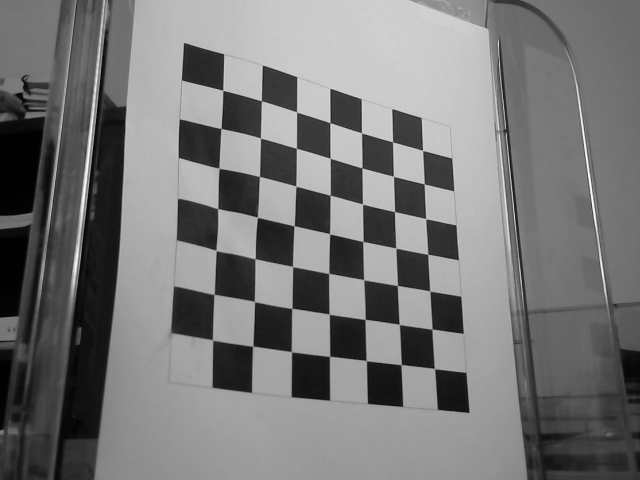
#> input picture TP calibrage/capture_mire_0.png, 640 x 480 px
$ jupyter execute tpcalibrage.ipynb
#> lines starting #> are read from the running program, lines starting #| are printed output that depends on the picture; after the words box and inside, x2 and y2 are one past the last pixel; in counts of white or black regions, pixels touching at a corner belong together; long printed decimals are rounded
[cell 1]
import numpy as np
import cv2
from matplotlib import pyplot as plt
from math import *

[cell 2]
frame = cv2.imread("capture_mire_0.png")
#> frame is the input picture: shape (480, 640, 3); min 1, max 251, mean 118.9

#plt.imshow(frame)
retval1, corners1 = cv2.findChessboardCorners(frame, (7,7))
#> retval1 = True; corners1 = 49 rows, first 8: [222.8, 90.36], [261.5, 100.9], [296.6, 112], [330.1, 122.7], [361.5, 132.9], [392.5, 141.9], [422.6, 150.5], [220.9, 128.5]

frame1 = cv2.imread("capture_mire_1.png")
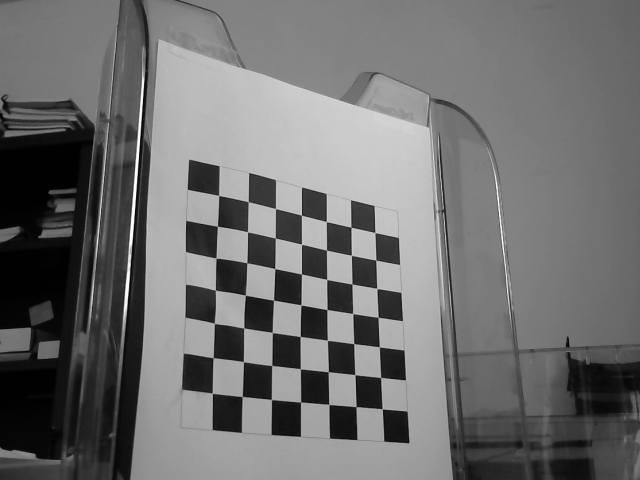
#> input picture TP calibrage/capture_mire_1.png, 640 x 480 px
#> frame1 is the input picture: shape (480, 640, 3); min 1, max 255, mean 110.7

#plt.imshow(frame1)
retval2, corners2 = cv2.findChessboardCorners(frame1, (7,7))
#> retval2 = True; corners2 = 49 rows, first 8: [218.7, 195.5], [248.3, 201.7], [275.5, 208.6], [301.4, 215.2], [326.4, 221.6], [351, 227.3], [374.8, 232.6], [217.4, 226.2]

[cell 3]
coord_px1 = []
for i in range (0,len(corners1)) :
    coord_px1.append(corners1[i,0].tolist())
#> this loop made 49 passes
#> after the loop, coord_px1 = 49 pairs, first value 212.6 to 434.3, second value 90.36 to 368.3

coord_px2 = []
for i in range (0,len(corners2)) :
    coord_px2.append(corners2[i,0].tolist())
#> after the loop, coord_px2 = 49 pairs, first value 212.4 to 382.3, second value 195.5 to 408.8

[cell 4]
coord_mm1 = np.zeros((49,3))
for i in range (0,49):
    x = i%7
    y = i//7
    coord_mm1[i] = [x * 20, y * 20, 0]

coord_mm2 = np.zeros((49,3))
for i in range (0,49):
    x = i%7
    y = i//7
    coord_mm2[i] = [x * 20, y * 20, 120]

[cell 5]
A = np.zeros([98,7])
U1 = np.zeros([98,1])
i2 = frame.shape[0] / 2
#> i2 = 240
i1 = frame.shape[1] / 2
#> i1 = 320

K = np.zeros([98,7])
for i in range (0,49):
    for j in range (0,4):
        K[i][j] = coord_px1[i][1] - i2
for i in range (0,49):
    for j in range (4,7):
        K[i][j] = coord_px1[i][0] - i1

for i in range (49,98):
    for j in range (0,4):
        K[i][j] = coord_px2[i - 49][1] - i2
for i in range (49,98):
    for j in range (4,7):
        K[i][j] = coord_px2[i - 49][0] - i1

M = np.zeros([98,7])
for i in range (0,49):
    for j in range (0,3):
        M[i][j] = coord_mm1[i][j]
for i in range (0,49):
    M[i][3] = 1
for i in range (0,49):
    for j in range (4,7):
        M[i][j] = -1*coord_mm1[i][j - 4]

for i in range (49,98):
    for j in range (0,3):
        M[i][j] = coord_mm2[i - 49][j]
for i in range (49,98):
    M[i][3] = 1
for i in range (49,98):
    for j in range (4,7):
        M[i][j] = -1*coord_mm2[i - 49][j - 4]


for i in range (0,98):
    for j in range (0,7):
        A[i][j] = K[i][j] * M[i][j]

for i in range (0,49):
    U1[i] = coord_px1[i][0] - i1
#> after the loop, U1 = 98 values, max 114.3 at index 48, min -107.4 at index 42, mean 3.31
for i in range (49,98):
    U1[i] = coord_px2[i - 49][0] - i1
#> after the loop, U1 = 98 values, max 114.3 at index 48, min -107.6 at index 91, mean -7.14

[cell 6]
o2 = 0
beta = 0
o1 = 0
r11,r12,r13,r21,r22,r23 = 0,0,0,0,0,0

Ainv= np.linalg.pinv(A)

L = np.dot(Ainv,U1)
#> L = [-0.0119, -1.05e-05, 0.00196, 0.645, -0.00252, -0.0133, -0.0052]

o2 = 1/sqrt(L[4]**2 + L[5]**2 + L[6]**2)
#> o2 = 68.83
beta = o2*sqrt(L[0]**2 + L[1]**2 + L[2]**2)
#> beta = 0.833
o2 = -o2
#> o2 = -68.83
o1 = L[3]*o2/beta
#> o1 = [-53.31]
r11 = L[0]*o2/beta
#> r11 = [0.987]
r12 = L[1]*o2/beta
#> r12 = [0.000864]
r13 = L[2]*o2/beta
#> r13 = [-0.162]
r21 = L[4]*o2
#> r21 = [0.173]
r22 = L[5]*o2
#> r22 = [0.918]
r23 = L[6]*o2
#> r23 = [0.358]

print("o1 = ",o1)
#| o1 =  [-53.309]
print("r11 = ",r11)
#| r11 =  [0.9868]
print("r12 = ",r12)
#| r12 =  [0.0008641]
print("r13 = ",r13)
#| r13 =  [-0.1617]
print("r21 = ",r21)
#| r21 =  [0.1735]
print("r22 = ",r22)
#| r22 =  [0.9175]
print("r23 = ",r23)
#| r23 =  [0.3578]

print("---------------------------")

[cell 7]
R1 = np.array([r11,r12,r13])
#> R1 = [0.987, 0.000864, -0.162]
R2 = np.array([r21,r22,r23])
#> R2 = [0.173, 0.918, 0.358]

R3 = np.cross(R1.transpose(),R2.transpose())
#> R3 = [[0.149, -0.381, 0.905]]

r31 = R3[0][0]
#> r31 = 0.149
r32 = R3[0][1]
#> r32 = -0.381
r33 = R3[0][2]
#> r33 = 0.905

phi = -atan(r23/r33)
#> phi = -0.376
gamma = -atan(r12/r11)
#> gamma = -0.000876
omega = atan(r13/(-r23*sin(phi)+r33*cos(phi)))
#> omega = -0.165

[cell 8]
B =np.zeros([98,2])
R = np.zeros([98,1])
Z = np.zeros([98,3])
U2barre = np.zeros([98,1])

i2 = frame.shape[0] / 2
i1 = frame.shape[1] / 2

for i in range (0,49):
    U2barre[i] = coord_px1[i][1] - i2
#> after the loop, U2barre = 98 values, max 128.3 at index 48, min -149.6 at index 0, mean -2.39

i2 = frame1.shape[0] / 2
i1 = frame1.shape[1] / 2
for i in range (49,98):
    U2barre[i] = coord_px2[i-49][1] - i2
#> after the loop, U2barre = 98 values, max 168.8 at index 97, min -149.6 at index 0, mean 30.6

for i in range (0,49):
    for j in range (0,3):
        Z[i][j] = coord_mm1[i][j]
for i in range (49,98):
    for j in range (0,3):
        Z[i][j] = coord_mm2[i-49][j]

Y = np.dot(Z,R3.transpose())
#> Y = 98 values, max 126.5 at index 55, min -45.74 at index 42, mean 40.37

for i in range (0,98):
    R[i]=-U2barre[i]*Y[i]
    B[i][0] = U2barre[i]
#> after the loop, B = 98 pairs, first value -149.6 to 168.8, second value 0 to 0; R = 98 values, max 4836.5 at index 49, min -13629.7 at index 97, mean -2160

Y = np.dot(Z,R2)
#> Y = 98 values, max 173.9 at index 97, min 0 at index 0, mean 86.93

for i in range (0,98):
    B[i][1] = -(Y[i] + o2)
#> after the loop, B = 98 pairs, first value -149.6 to 168.8, second value -105 to 68.83

[cell 9]
Binv= np.linalg.pinv(B)

V = np.dot(Binv,R)
#> V = [333.5, 689.2]
o3 = V[0]
#> o3 = [333.5]
f2 = V[1]
#> f2 = [689.2]
f1 = beta * f2
#> f1 = [573.8]
s1 = 4/f1
#> s1 = [0.00697]
s2 = 4/f2
#> s2 = [0.0058]

[cell 10]
Mint = np.zeros([3,4])
Mext = np.zeros([4,4])

i2 = frame.shape[0] / 2
i1 = frame.shape[1] / 2

Mint[0][0] = 4/s1
Mint[1][1] = 4/s2
Mint[2][2] = 1
Mint[1][2] = i2
Mint[0][2] = i1

Mext[0][0] = r11
Mext[0][1] = r12
Mext[0][2] = r13
Mext[0][3] = o1

Mext[1][0] = r21
Mext[1][1] = r22
Mext[1][2] = r23
Mext[1][3] = o2

Mext[2][0] = r31
Mext[2][1] = r32
Mext[2][2] = r33
Mext[2][3] = o3

Mext[3][3] = 1

Id = np.ones([1,49])
new_coord= np.concatenate((coord_mm1,Id.transpose()), axis = 1)
U = np.dot(Mint,Mext)
U = np.dot(U, new_coord.transpose())

alpha = U[2][0]

[cell 11]
for i in range(0,len(U[0])):
    print(i)
    U[0][i] = int(U[0][i]/U[2][i])
    U[1][i] = int(U[1][i]/U[2][i])

    print(" U[0][i] = ", U[0][i])
    print(" U[1][i] = ", U[1][i])
    print("---------------")
    frame[int(U[1][i]),int(U[0][i])] = [0,0,255]
    frame[int(U[1][i])+1,int(U[0][i])] = [0,0,255]
    frame[int(U[1][i]),int(U[0][i])+1] = [0,0,255]
    frame[int(U[1][i])+1,int(U[0][i])+1] = [0,0,255]
    frame[int(U[1][i]),int(U[0][i])-1] = [0,0,255]
    frame[int(U[1][i])-1,int(U[0][i])] = [0,0,255]
    frame[int(U[1][i]),int(U[0][i])-1] = [0,0,255]
    frame[int(U[1][i])+1,int(U[0][i])-1] = [0,0,255]
    frame[int(U[1][i])-1,int(U[0][i])+1] = [0,0,255]
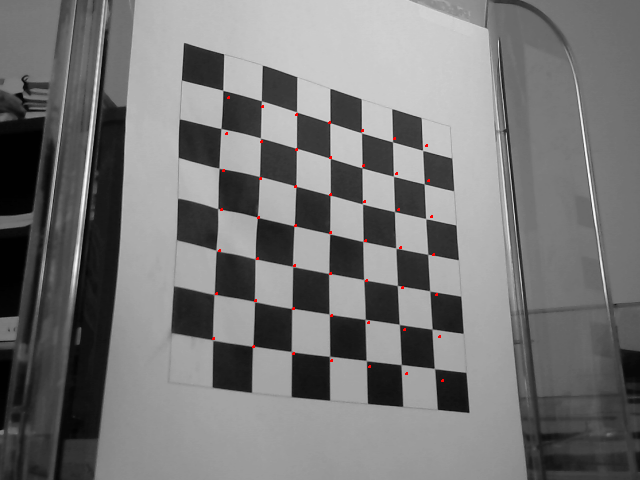
#> frame: shape (480, 640, 3); 0.13% of pixels changed, all inside (x1, y1, x2, y2) = (212, 96, 444, 382)


cv2.imwrite("result1.png", frame)
#> Out = True
